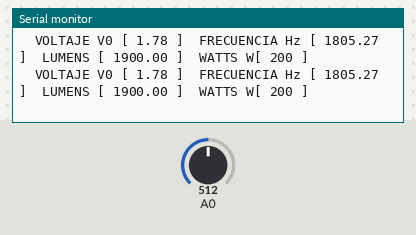
This sketch was run on a simulated Arduino Uno, built with avr-gcc and run on an emulated ATmega328P. Parts: the last lines printed to the serial monitor. Inputs (shaded band) come from the test bench; at power-on: A0 = 512.

Above: at 1.8 s.
1.9 s: A0 set to 716
At 2.6 s:
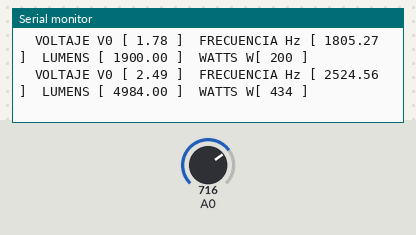
3.4 s: A0 set to 900
At 4.9 s:
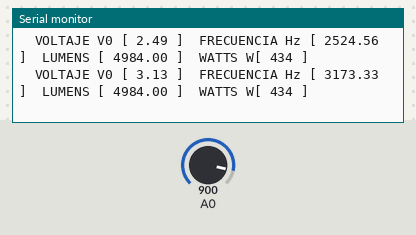
Timing chart, 0 to 6.4 s (numbered marks = the images above; inputs shaded):
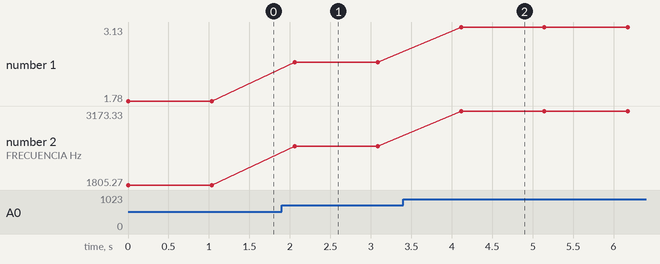

Measured:
- after the input at 1.9 s, the serial monitor: prints a new line after 0.16 s (image 1)
- after the input at 3.4 s, the serial monitor: prints a new line after 0.72 s (image 2)
- plotted number 1: 1.78 → 2.49 after the input at 1.9 s, 2.49 → 3.13 after the input at 3.4 s
- plotted number 2: 1805.27 → 2524.56 after the input at 1.9 s, 2524.56 → 3173.33 after the input at 3.4 s

The sketch:

launchPad_lm35.ino
```cpp
void setup() {
  // put your setup code here, to run once:
     Serial.begin(9600);

}

void loop() {
  float sensorValue = analogRead (A0);
  float lum=0;
  float vo = sensorValue * (3.56 / 1024.0);
  float frec = vo/(0.000986);
  String watt = "";
  if(vo >= 0 && vo <= 0.70){
    lum = 0;
    watt = "0";
  }else if(vo> 0.70 && vo<=0.89 ){
    lum =370;
    watt = "40";
  }else if(vo> 0.90 && vo <=1.17){
    lum = 900;
    watt = "70";
  }else if(vo > 1.18 && vo <= 1.39){
    lum=864;
    watt = "24";
  }else if(vo > 1.40 && vo <= 1.73){
    lum=950;
    watt = "100";
  }else if (vo > 1.74 && vo <= 1.85){
    lum=1900;
    watt = "200";
  }
  else {
    lum=4984;
    watt = "434";
  }


  Serial.println("\n");
  Serial.println("  VOLTAJE V0 [ "+String(vo)+" ] " + " FRECUENCIA Hz [ "+String(frec)+" ] "+" LUMENS [ "+String(lum)+" ]  WATTS W[ "+watt+" ]");
  Serial.println("\n");

  delay(1000);
}
```
